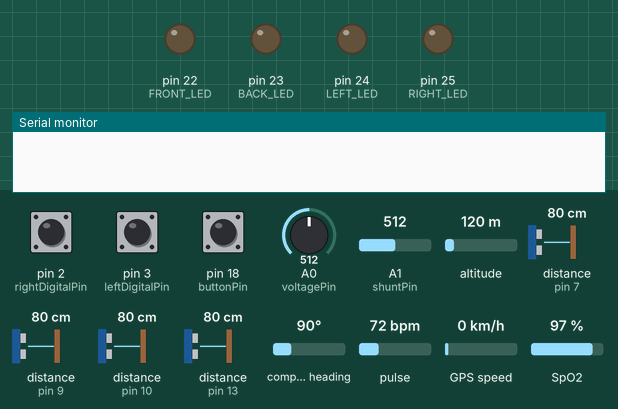
Simulated run of this sketch. Board: Arduino Mega 2560, built with avr-gcc and run on an emulated ATmega2560. Parts: output pins drawn as LEDs (lit = HIGH), the last lines printed to the serial monitor. The inputs (shaded band) are chosen by the test bench; at power-on: distance to the obstacle (sensors on pin 10, pin 7, pin 9, pin 13) 80 cm, pin 2 (rightDigitalPin) LOW, pin 3 (leftDigitalPin) HIGH, pin 18 (buttonPin) LOW, A0 (voltagePin) = 512, A1 (shuntPin) = 512, altitude 120 m, compass heading 90°, pulse 72 bpm, GPS speed 0 km/h, SpO2 97 %. The echo pulse lasts 58.3 µs per cm; the GPS gets a fix after 3 s at 37.7749, -122.4194 with 8 satellites; pins used as bus, display or sensor lines are not drawn.

Above: at 0.1 s.
At 2.0 s:
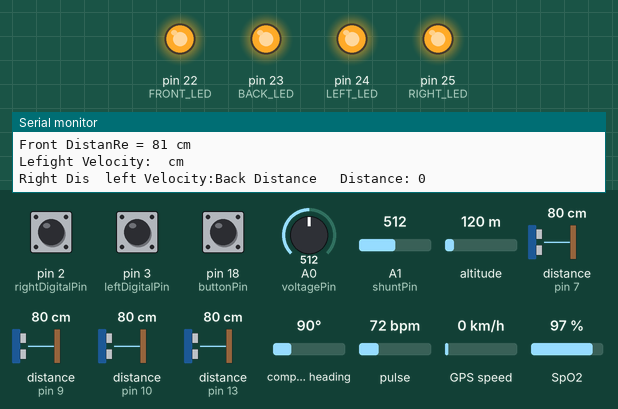
2.1 s: distance to the obstacle (sensor on pin 10) set to 191 cm
3.9 s: distance to the obstacle (sensor on pin 10) set to 199 cm
At 5.4 s:
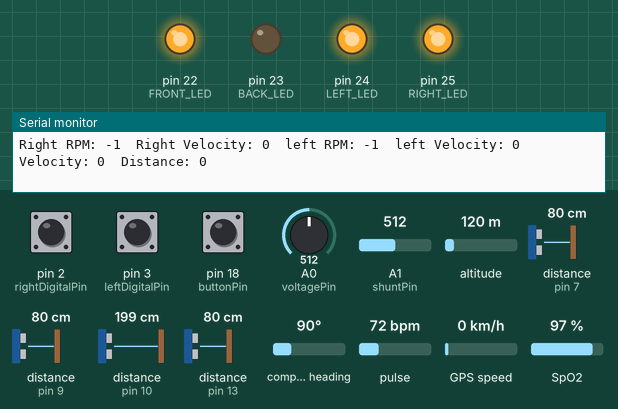
Timing chart, 0 to 6.9 s (numbered marks = the images above; inputs shaded):
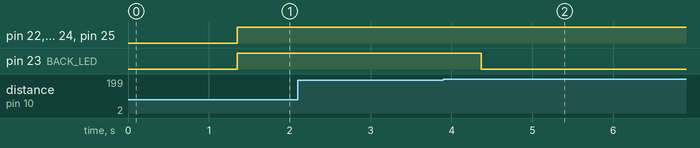

The sketch:

mega-freeRTOS.ino
```cpp
#include <Arduino_FreeRTOS.h>
//============================= SOC and Range ==================================
#define voltagePin A0
const float R1 = 100000.0;
const float R2 = 10000.0;
const float maxVoltage = 54.5;
const float minVoltage = 3.4;
const float batteryCapacityWh = 80.0 * 52;
const float averageConsumptionWhPerKm = 70;
unsigned long lastSOCTime = 0;
float soc = 0;
float rangeAvailable = 0;
float batteryVoltage = 0;
//============================= Shunt & Current ===================================
const float shuntResistorValue = 0.00025;
const float batteryCapacity = 160;
#define shuntPin A1
float current = 0;
//============================= RPM (Hall effect sensors) ===================================
//right sensor variables
#define rightDigitalPin 2
int rightVelocity, rightRPM, rightDigitalVal, rightCount, rightResetter;
bool rightState;
unsigned long rightPeriod, rightLast;
//left sensor variables
#define leftDigitalPin 3
int leftVelocity, leftRPM, leftDigitalVal, leftResetter, leftCount;
bool leftState;
unsigned long leftPeriod, leftLast;
// General variables for the sensors
int velocity;      // stores the velocity calculated from the RPM.
int averageRPM;    // stores the average reading of the left and right RPMs.
int resetter;      // a variable that is used to reset the readings if there are no pulses measured.
int timeout = 30;  // when this value is reached, all readings will be reset
int distanceCovered = 0;
int last_distanceCovered = 0;

//============================= ULTRASONIC ===================================
#include <NewPing.h>
#define FRONT_TRIG 6
#define FRONT_ECHO 7
#define LEFT_TRIG 12
#define LEFT_ECHO 13
#define RIGHT_TRIG 8
#define RIGHT_ECHO 9
#define BACK_TRIG 11
#define BACK_ECHO 10
#define MAX_DISTANCE 200
//LEDS
#define FRONT_LED 22
#define BACK_LED 23
#define LEFT_LED 24
#define RIGHT_LED 25
NewPing sonarFront(FRONT_TRIG, FRONT_ECHO, MAX_DISTANCE);
NewPing sonarLeft(LEFT_TRIG, LEFT_ECHO, MAX_DISTANCE);
NewPing sonarRight(RIGHT_TRIG, RIGHT_ECHO, MAX_DISTANCE);
NewPing sonarBack(BACK_TRIG, BACK_ECHO, MAX_DISTANCE);

int distanceFront, distanceLeft, distanceRight, distanceBack;

//============================= RFID ===================================
/*
   SPI SS            53
   SPI MOSI          51
   SPI MISO          50
   SPI SCK           52
*/
#include <SPI.h>
#include <MFRC522.h>

#define SS_PIN 53
#define RST_PIN -1

MFRC522 rfid(SS_PIN, RST_PIN);
MFRC522::MIFARE_Key key;
const byte correctID[4] = { 0xA3, 0x96, 0x37, 0x0F };
bool flagID = false;

//============================= GPS ===================================
#include <Adafruit_GPS.h>
#include <SoftwareSerial.h>
// Connect the GPS TX (transmit) pin to Digital 5
// Connect the GPS RX (receive) pin to Digital 4
SoftwareSerial mySerial(5, 4);
Adafruit_GPS GPS(&mySerial);
static const float locationThreshold = 0.0001;  // Adjust based on GPS accuracy
// Pin and lap variables
#define buttonPin 18  // Button pin
static int numberOfLaps = 0;
bool lapCounted = false;  // Flag to prevent multiple lap counts

// Variables for start location
float startLat = 0.0;
float startLng = 0.0;
bool startLocationSet = false;

//Laps
int buttonState = 0;                 // Variable to store the current button state
int lastButtonState = 0;             // Variable to store the previous button state
int totalLaps = 0;                   // Counter for button presses
unsigned long lastDebounceTime = 0;  // Last time the button state was toggled
unsigned long debounceDelay = 50;    // Debounce delay in milliseconds

// Set GPSECHO to 'false' to turn off echoing the GPS data to the Serial console
// Set to 'true' if you want to Serial and listen to the raw GPS sentences
#define GPSECHO true

//============================= Heart Sensor ===================================
/*
SDA: 20 SCL:21
*/

#include <Wire.h>
#include "MAX30105.h"
#include "spo2_algorithm.h"
MAX30105 particleSensor;
#if defined(__AVR_ATmega328P__) || defined(__AVR_ATmega168__)
uint16_t irBuffer[100];   //infrared LED sensor data
uint16_t redBuffer[100];  //red LED sensor data
#else
uint32_t irBuffer[100];   //infrared LED sensor data
uint32_t redBuffer[100];  //red LED sensor data
#endif

int32_t bufferLength = 20;  //data length
int32_t spo2;               //SPO2 value
int8_t validSPO2;           //indicator to show if the SPO2 calculation is valid
int32_t heartRate;          //heart rate value
int8_t validHeartRate;      //indicator to show if the heart rate calculation is valid

unsigned long previousMillis = 0;  // stores last time sensor check was made
bool isSensorPresent = false;
byte sampleCount = 0;  // keeps track of the number of samples collected

// Function prototypes for FreeRTOS tasks
void taskGPS(void *pvParameters);
void taskRPM(void *pvParameters);
void taskSOC(void *pvParameters);
void taskUltrasonic(void *pvParameters);
void taskHeartBeat(void *pvParameters);
void taskRFID(void *pvParameters);

void setup() {
  Serial.begin(9600);
  Serial1.begin(9600);
  Serial3.begin(9600);
  //===================Hall effect=========================
  pinMode(rightDigitalPin, INPUT);
  pinMode(leftDigitalPin, INPUT);
  //===================US LEDS=========================
  pinMode(LEFT_LED, OUTPUT);
  pinMode(RIGHT_LED, OUTPUT);
  pinMode(FRONT_LED, OUTPUT);
  pinMode(BACK_LED, OUTPUT);
  //===================GPS=========================
  GPS.begin(9600);
  GPS.sendCommand(PMTK_SET_NMEA_OUTPUT_RMCGGA);
  GPS.sendCommand(PMTK_SET_NMEA_UPDATE_1HZ);
  GPS.sendCommand(PGCMD_ANTENNA);
  delay(1000);

  //===================Heart Sensor=========================
  checkHeartSensor();

  //===================RFID=========================
  SPI.begin();
  rfid.PCD_Init();

  // Create FreeRTOS tasks
  xTaskCreate(printLocation, "GPS", 256, NULL, 1, NULL);
  xTaskCreate(printRPM, "RPM", 256, NULL, 1, NULL);
  xTaskCreate(printSOC, "SOC", 256, NULL, 1, NULL);
  xTaskCreate(printCurrent, "Current", 256, NULL, 1, NULL);
  xTaskCreate(sendToNextion, "Nextion", 256, NULL, 1, NULL);
  xTaskCreate(printDistance, "Ultrasonic", 256, NULL, 1, NULL);
  xTaskCreate(printHeartBeat, "HeartBeat", 256, NULL, 1, NULL);
  // xTaskCreate(getLapsCounter, "Laps", 256, NULL, 1, NULL);
  attachInterrupt(digitalPinToInterrupt(buttonPin), getLapsCounterISR, CHANGE);  // Attach the interrupt to the button pin
  vTaskStartScheduler();
}

void loop() {
  // Empty. Tasks are running in their own loops.
}

void printRPM() {
  while (1) {
    rightDigitalVal = digitalRead(rightDigitalPin);  //read right sensor data
    if (rightDigitalVal == HIGH && rightState == false) {
      rightCount++;
      rightResetter = 0;
      rightState = true;
      rightPeriod = millis() - rightLast;
      rightLast = millis();
    } else if (rightDigitalVal == LOW && rightState == true) {
      rightState = false;
    } else {
      rightResetter++;
      if (rightResetter >= timeout) {  // if there is no reading for the timeout period, reset the readings
        rightPeriod = 0;
        rightLast = 0;
        rightResetter = 0;
      }
    }

    rightRPM = 60000 / rightPeriod;
    rightVelocity = rightRPM * 0.20724;

    leftDigitalVal = digitalRead(leftDigitalPin);  //read left sensor data
    if (leftDigitalVal == LOW && leftState == false) {
      leftCount++;
      leftResetter = 0;
      leftState = true;
      leftPeriod = millis() - leftLast;
      leftLast = millis();
    } else if (leftDigitalVal == HIGH && leftState == true) {
      leftState = false;
    } else {
      leftResetter++;
      if (leftResetter >= timeout) {  // if there is no reading for the timeout period, reset the readings
        leftPeriod = 0;
        leftLast = 0;
        leftResetter = 0;
      }
    }
    leftRPM = 60000 / leftPeriod;
    leftVelocity = leftRPM * 0.20724;

    if (leftRPM == 0) {  // We are trying to get the average of both RPMs, so that if the left sensor is gone, we still can get the RPM from only the right wheel.
      averageRPM = rightRPM;
    } else if (rightRPM == 0 || rightRPM - leftRPM > 300) {  // same as above but we add another condition to check if the sensed RPM is real. if not, ignore the right sensor.
      averageRPM = leftRPM;
    } else {
      averageRPM = (rightRPM + leftRPM) / 2.0;  // calculate the average RPM if both RPMs are real.
    }
    velocity = averageRPM * 0.20724;  // get the velocity using the average RPM. (0.3) is the diameter of the wheel. (3.0 / 25.0) * 3.14 * 0.55

    last_distanceCovered = distanceCovered;
    distanceCovered = ((leftCount + rightCount) / 2.0) * 0.55 * 3.14;
    if (distanceCovered == 0) {
      distanceCovered = last_distanceCovered;
    }


    Serial.print("Right RPM: ");
    Serial.print(rightRPM);
    Serial.print("\tRight Velocity: ");
    Serial.print(rightVelocity);
    Serial.print("\tleft RPM: ");
    Serial.print(leftRPM);
    Serial.print("\tleft Velocity: ");
    Serial.print(leftVelocity);
    Serial.print("\tVelocity: ");
    Serial.print(velocity);
    Serial.print("\tDistance: ");
    Serial.println(distanceCovered);
    vTaskDelay(10 / portTICK_PERIOD_MS);
  }
}
void printSOC() {
  while (1) {
    int sensorValue = analogRead(voltagePin);
    float voltage = sensorValue * (5.0 / 1023.0);
    batteryVoltage = voltage * ((R1 + R2) / R2);
    soc = map(batteryVoltage, minVoltage, maxVoltage, 0, 100);

    // Calculate the remaining energy in the battery (in Wh)
    float remainingEnergyWh = (soc / 100.0) * batteryCapacityWh;
    // Calculate the range available (in km)
    rangeAvailable = (remainingEnergyWh / averageConsumptionWhPerKm) * 0.8;
    Serial.print("Battery Voltage: ");
    Serial.print(batteryVoltage);
    Serial.print(" V, State of Charge: ");
    Serial.print(soc);
    Serial.print(" %, Range Available: ");
    Serial.print(rangeAvailable);
    Serial.println(" km");
    vTaskDelay(5000 / portTICK_PERIOD_MS);
  }
}
void printCurrent() {
  while (1) {
    // Measure voltage drop across shunt resistor
    int analogValue = analogRead(shuntPin);
    Serial.print(analogValue);
    float voltageDrop = analogValue * (5.0 / 1024);  // Voltage in volts
    // Calculate current
    current = voltageDrop / shuntResistorValue;  // Current in amperes

    Serial.print("   Current: ");
    Serial.println(current);
    vTaskDelay(5000 / portTICK_PERIOD_MS);
  }
}
void printDistance() {
  while (1) {
    distanceFront = sonarFront.ping_cm();
    distanceLeft = sonarLeft.ping_cm();
    distanceRight = sonarRight.ping_cm();
    distanceBack = sonarBack.ping_cm();

    Serial.print("Front Distance = ");
    Serial.print(distanceFront);
    Serial.println(" cm");
    Serial.print("Left Distance = ");
    Serial.print(distanceLeft);
    Serial.println(" cm");
    Serial.print("Right Distance = ");
    Serial.print(distanceRight);
    Serial.println(" cm");
    Serial.print("Back Distance = ");
    Serial.print(distanceBack);
    Serial.println(" cm");

    if (distanceFront > 0 && distanceFront < MAX_DISTANCE) {
      digitalWrite(FRONT_LED, HIGH);
    } else {
      digitalWrite(FRONT_LED, LOW);
    }

    if (distanceBack > 0 && distanceBack < MAX_DISTANCE) {
      digitalWrite(BACK_LED, HIGH);
    } else {
      digitalWrite(BACK_LED, LOW);
    }

    if (distanceRight > 0 && distanceRight < MAX_DISTANCE) {
      digitalWrite(RIGHT_LED, HIGH);
    } else {
      digitalWrite(RIGHT_LED, LOW);
    }

    if (distanceLeft > 0 && distanceLeft < MAX_DISTANCE) {
      digitalWrite(LEFT_LED, HIGH);
    } else {
      digitalWrite(LEFT_LED, LOW);
    }
    vTaskDelay(400 / portTICK_PERIOD_MS);
  }
}
void sendToNextion() {
  // Connect TX:14    RX:15
  while (1) {
    Serial3.print(F("main.kmh.val="));
    Serial3.print(velocity);
    Serial3.write(0xff);
    Serial3.write(0xff);
    Serial3.write(0xff);
    Serial3.print(F("main.rpm.val="));
    Serial3.print(averageRPM);
    Serial3.write(0xff);
    Serial3.write(0xff);
    Serial3.write(0xff);
    Serial3.print(F("main.SOC.val="));
    Serial3.print(soc);
    Serial3.write(0xff);
    Serial3.write(0xff);
    Serial3.write(0xff);
    //laps
    Serial3.print(F("main.laps.val="));
    Serial3.print(totalLaps);
    Serial3.write(0xff);
    Serial3.write(0xff);
    Serial3.write(0xff);
    Serial3.print("GPS.remaining.val=");
    Serial3.print(rangeAvailable);
    Serial3.write(0xff);
    Serial3.write(0xff);
    Serial3.write(0xff);
    Serial3.print(F("GPS.cover.val="));
    Serial3.print(distanceCovered);
    Serial3.write(0xff);
    Serial3.write(0xff);
    Serial3.write(0xff);
    // send current, voltage
    Serial3.print("GPS.current.val=");
    Serial3.print(current);
    Serial3.write(0xff);
    Serial3.write(0xff);
    Serial3.write(0xff);

    Serial3.print("GPS.volt.val=");
    Serial3.print(batteryVoltage);
    Serial3.write(0xff);
    Serial3.write(0xff);
    Serial3.write(0xff);
    vTaskDelay(200 / portTICK_PERIOD_MS);
  }
}
void checkID() {
  while (1) {
    if (!flagID) {
      // Reset the loop if no new card present on the sensor/reader. This saves the entire process when idle.
      if (!rfid.PICC_IsNewCardPresent())
        return;

      // Verify if the NUID has been readed
      if (!rfid.PICC_ReadCardSerial())
        return;

      if (rfid.uid.uidByte[0] == correctID[0] || rfid.uid.uidByte[1] == correctID[1] || rfid.uid.uidByte[2] == correctID[2] || rfid.uid.uidByte[3] == correctID[3]) {
        flagID = true;
        Serial3.print(F("page start"));
        Serial3.write(0xff);
        Serial3.write(0xff);
        Serial3.write(0xff);
      }
      Serial.println(flagID);

      Serial.println(F("The NUID tag is:"));
      Serial.print(F("In hex: "));
      printHex(rfid.uid.uidByte, rfid.uid.size);
      Serial.println();
      rfid.PICC_HaltA();
      rfid.PCD_StopCrypto1();
      vTaskDelay(10 / portTICK_PERIOD_MS);
    } else {
      vTaskSuspend(NULL);  // Suspend the task if flagID is true
    }
  }
}
void printHex(byte *buffer, byte bufferSize) {
  for (byte i = 0; i < bufferSize; i++) {
    Serial.print(buffer[i] < 0x10 ? " 0" : " ");
    Serial.print(buffer[i], HEX);
  }
}

void printHeartBeat() {
  while (1) {
    unsigned long currentMillis = millis();

    if (isSensorPresent) {
      if (sampleCount < bufferLength) {
        if (particleSensor.available()) {
          redBuffer[sampleCount] = particleSensor.getRed();
          irBuffer[sampleCount] = particleSensor.getIR();
          particleSensor.nextSample();  // We're finished with this sample so move to next sample
          sampleCount++;
        } else {
          particleSensor.check();  // Check the sensor for new data
        }
      }
      if (sampleCount >= bufferLength) {
        // Calculate heart rate and SpO2
        maxim_heart_rate_and_oxygen_saturation(irBuffer, bufferLength, redBuffer, &spo2, &validSPO2, &heartRate, &validHeartRate);

        Serial.print(F("HR="));
        Serial.print(heartRate, DEC);
        Serial.print(F(", HRvalid="));
        Serial.print(validHeartRate, DEC);
        Serial.print(F(", SPO2="));
        Serial.print(spo2, DEC);
        Serial.print(F(", SPO2Valid="));
        Serial.println(validSPO2, DEC);

        // Reset the sample count to start collecting new samples
        sampleCount = 0;
      }
    } else {
      // check if the sensor is present every second
      if (currentMillis - previousMillis >= 1000) {
        previousMillis = currentMillis;
        checkHeartSensor();
      }
    }
    vTaskDelay(50 / portTICK_PERIOD_MS);
  }
}
void checkHeartSensor() {
  if (!particleSensor.begin(Wire, I2C_SPEED_FAST)) {
    Serial.println(F("MAX30105 was not found. Please check wiring/power."));
    isSensorPresent = false;
  } else {
    isSensorPresent = true;
    particleSensor.setup();
    particleSensor.enableDIETEMPRDY();
  }
}
// to be tested
void printLocation() {
  uint32_t timer = millis();
  while (1) {
    char c = GPS.read();
    if (GPS.newNMEAreceived()) {
      if (!GPS.parse(GPS.lastNMEA()))
        continue;
    }
    if (millis() - timer > 2000) {
      timer = millis();
      Serial.print("\nTime: ");
      if (GPS.hour < 10) {
        Serial.print('0');
      }
      Serial.print(GPS.hour, DEC);
      Serial.print(':');
      if (GPS.minute < 10) {
        Serial.print('0');
      }
      Serial.print(GPS.minute, DEC);
      Serial.print(':');
      if (GPS.seconds < 10) {
        Serial.print('0');
      }
      Serial.print(GPS.seconds, DEC);
      Serial.print('.');
      if (GPS.milliseconds < 10) {
        Serial.print("00");
      } else if (GPS.milliseconds > 9 && GPS.milliseconds < 100) {
        Serial.print("0");
      }
      Serial.println(GPS.milliseconds);
      Serial.print("Date: ");
      Serial.print(GPS.day, DEC);
      Serial.print('/');
      Serial.print(GPS.month, DEC);
      Serial.print("/20");
      Serial.println(GPS.year, DEC);
      Serial.print("Fix: ");
      Serial.print((int)GPS.fix);
      Serial.print(" quality: ");
      Serial.println((int)GPS.fixquality);
      if (GPS.fix) {
        Serial.print("Location: ");
        Serial.print(GPS.latitude, 4);
        Serial.print(GPS.lat);
        Serial.print(", ");
        Serial.print(GPS.longitude, 4);
        Serial.println(GPS.lon);
        Serial.print("Speed (knots): ");
        Serial.println(GPS.speed);
        Serial.print("Angle: ");
        Serial.println(GPS.angle);
        Serial.print("Altitude: ");
        Serial.println(GPS.altitude);
        Serial.print("Satellites: ");
        Serial.println((int)GPS.satellites);
        Serial.print("Antenna status: ");
        Serial.println((int)GPS.antenna);
      }
    }
    vTaskDelay(3000 / portTICK_PERIOD_MS);
  }
}
void getLapsCounterISR() {
  if ((millis() - lastDebounceTime) > debounceDelay) {
    int reading = digitalRead(buttonPin);
    if (reading != lastButtonState) {
      lastDebounceTime = millis();
      if (reading == HIGH) {
        delay(100);
        totalLaps++;
        Serial.print("Laps: ");
        Serial.println(totalLaps);
      }
    }
    lastButtonState = reading;
  }
}
// void getLapsCounter() {
//   while (1) {
//     int reading = digitalRead(buttonPin);  // Read the current state of the button
//                                            // If the button state has been stable for the debounce delay, consider it a valid press
//     if ((millis() - lastDebounceTime) > debounceDelay) {
//       if (reading != lastButtonState) {
//         lastDebounceTime = millis();  // Update the debounce time
//         if (reading == LOW && lastButtonState == HIGH) {
//           totalLaps++;  // Increment the press count
//           delay(100);
//           Serial.print("Button pressed ");
//           Serial.print(totalLaps);
//           Serial.println(" times");
//         }
//         // Save the current button state as the last state
//         lastButtonState = reading;
//       }
//     }
//     vTaskDelay(10 / portTICK_PERIOD_MS);
//   }
// }
```

Measured:
- the behaviour switches between 195 and 196 cm on distance to the obstacle (sensor on pin 10) (found by bisection; images 1 and 2)
- after the input at 3.9 s, pin 23 (BACK_LED): HIGH → LOW after 0.47 s
